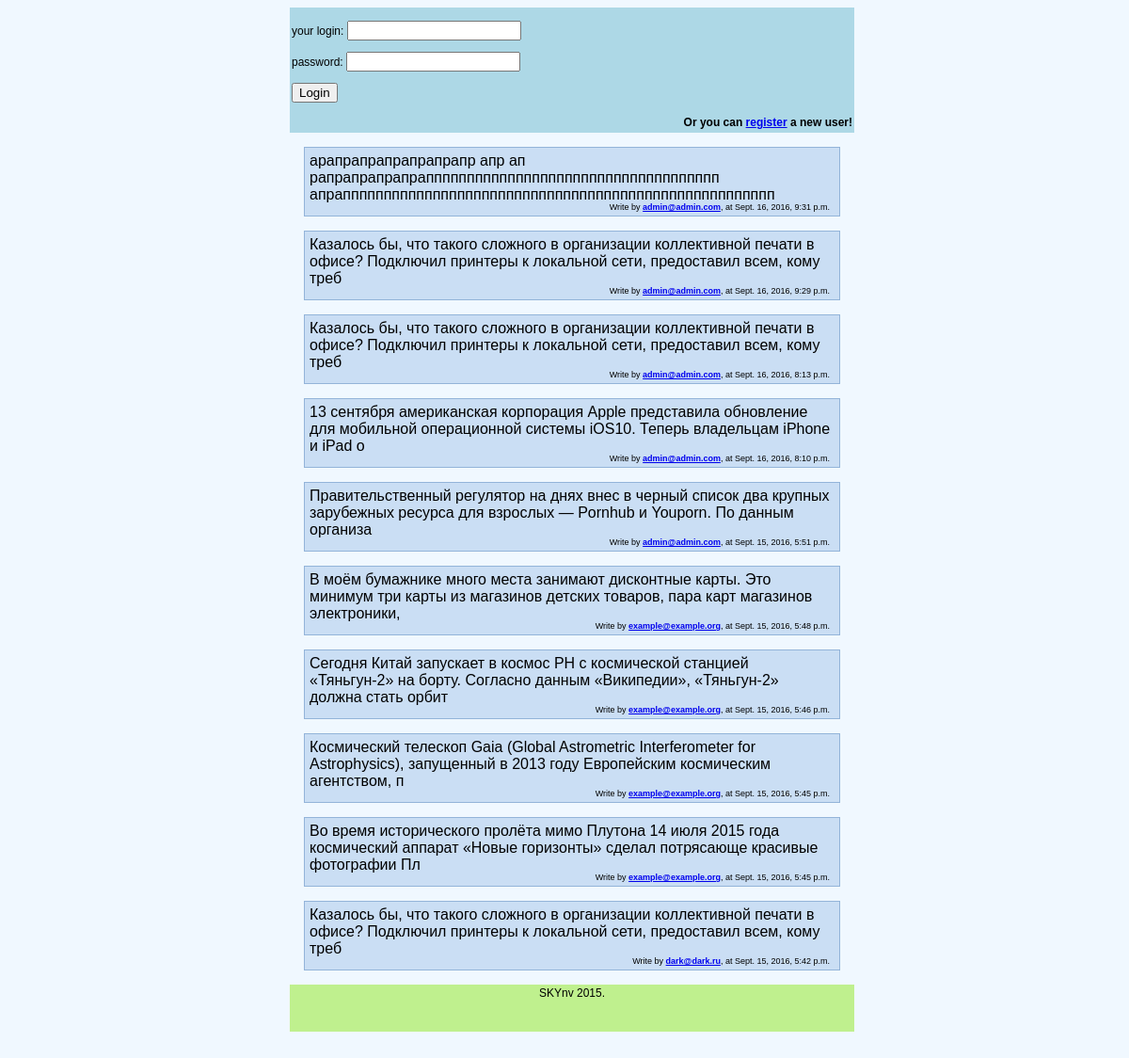
The page / on the database its author committed.
### mblog/models.py (models this page shows, shortened)
class UserPost(models.Model):
    post_text = models.TextField(max_length=140)
    post_user = models.ForeignKey(User, null=True, related_name='+')
    post_date = models.DateTimeField()

### mblog/views.py (the view)
# urls.py: url(r'^$', views.index, name="index"),
def index(request):
    user = request.user
    last_post = UserPost.objects.order_by('-post_date')[:10]
    if user.is_authenticated:
        if request.POST:
            postform = PostForm(request.POST)
            if postform.is_valid():
                getpost(request)
                return HttpResponseRedirect('/')
        else:
            postform = PostForm()
        context_dict = {'user': user, 'form': postform, 'last_post': last_post}
    else:
        if request.POST:
            lform = LoginForm(request.POST)
            if lform.is_valid():
                name = lform.cleaned_data['user_login']
                pwd = lform.cleaned_data['user_password']
                user_login(request, name, pwd)
                return HttpResponseRedirect('/')
        else:
            lform = LoginForm()
        context_dict = {'user': user, 'last_post': last_post, 'lform': lform}
    return render(request, 'mblog/index.html', context_dict)

### mblog/forms.py (shortened to what this page needs)
class LoginForm(forms.Form):
    user_login = forms.CharField(label="your login")
    user_password = forms.CharField(widget=forms.PasswordInput, label="password", min_length=6, max_length=30)

### templates/mblog/index.html (shortened to what this page needs)
{% extends "mblog/base.html" %}
{% block content %}
    {% for post in last_post %}
        <div class="comment">
            {{ post.post_text }}
            <div class="info"> Write by <b><a href="/{{ post.post_user }}">{{ post.post_user }}</a></b>,
                at {{ post.post_date }} </div>
        </div>
    {% endfor %}
{% endblock %}

### rows shown on the page
UserPost: post_text "арапрапрапрапрапрапр апр ап рапрапрапрапрапппппппппппппппппппппппппппппппппппп апраппппппппппппппппппппппппппппппппппппппппппппппппппппп", post_user "admin@admin.com", post_date "Sept. 16, 2016, 9:31 p.m."
UserPost: post_text "Казалось бы, что такого сложного в организации коллективной печати в офисе? Подключил принтеры к локальной сети, предоставил всем, кому треб", post_user "admin@admin.com", post_date "Sept. 16, 2016, 9:29 p.m."
UserPost: post_text "Казалось бы, что такого сложного в организации коллективной печати в офисе? Подключил принтеры к локальной сети, предоставил всем, кому треб", post_user "admin@admin.com", post_date "Sept. 16, 2016, 8:13 p.m."
UserPost: post_text "13 сентября американская корпорация Apple представила обновление для мобильной операционной системы iOS10. Теперь владельцам iPhone и iPad о", post_user "admin@admin.com", post_date "Sept. 16, 2016, 8:10 p.m."
UserPost: post_text "Правительственный регулятор на днях внес в черный список два крупных зарубежных ресурса для взрослых — Pornhub и Youporn. По данным организа", post_user "admin@admin.com", post_date "Sept. 15, 2016, 5:51 p.m."
UserPost: post_text "В моём бумажнике много места занимают дисконтные карты. Это минимум три карты из магазинов детских товаров, пара карт магазинов электроники,", post_user "example@example.org", post_date "Sept. 15, 2016, 5:48 p.m."
UserPost: post_text "Сегодня Китай запускает в космос РН с космической станцией «Тяньгун-2» на борту. Согласно данным «Википедии», «Тяньгун-2» должна стать орбит", post_user "example@example.org", post_date "Sept. 15, 2016, 5:46 p.m."
UserPost: post_text "Космический телескоп Gaia (Global Astrometric Interferometer for Astrophysics), запущенный в 2013 году Европейским космическим агентством, п", post_user "example@example.org", post_date "Sept. 15, 2016, 5:45 p.m."
UserPost: post_text "Во время исторического пролёта мимо Плутона 14 июля 2015 года космический аппарат «Новые горизонты» сделал потрясающе красивые фотографии Пл", post_user "example@example.org", post_date "Sept. 15, 2016, 5:45 p.m."
UserPost: post_text "Казалось бы, что такого сложного в организации коллективной печати в офисе? Подключил принтеры к локальной сети, предоставил всем, кому треб", post_user "dark@dark.ru", post_date "Sept. 15, 2016, 5:42 p.m."
